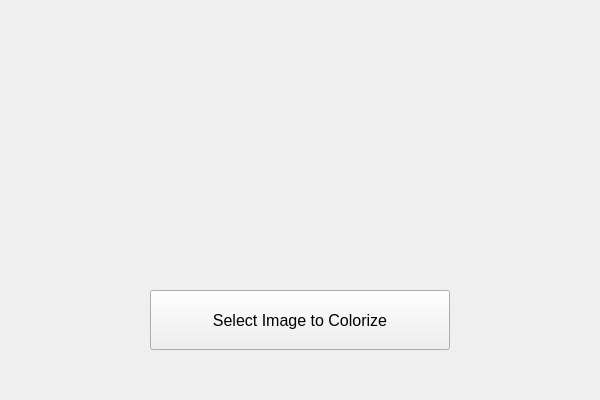
<?xml version="1.0" encoding="UTF-8"?>
<ui version="4.0">
 <class>WelcomeForm</class>
 <widget class="QWidget" name="WelcomeForm">
  <property name="geometry">
   <rect>
    <x>0</x>
    <y>0</y>
    <width>600</width>
    <height>400</height>
   </rect>
  </property>
  <property name="windowTitle">
   <string>Image Colorization - Welcome</string>
  </property>
  <property name="styleSheet">
   <string notr="true"/>
  </property>
  <widget class="QLabel" name="label">
   <property name="geometry">
    <rect>
     <x>0</x>
     <y>0</y>
     <width>601</width>
     <height>251</height>
    </rect>
   </property>
   <property name="styleSheet">
    <string notr="true">image: url(:/Downloads/logo.png);
</string>
   </property>
   <property name="text">
    <string/>
   </property>
  </widget>
  <widget class="QPushButton" name="selectImageButton">
   <property name="geometry">
    <rect>
     <x>150</x>
     <y>290</y>
     <width>300</width>
     <height>60</height>
    </rect>
   </property>
   <property name="minimumSize">
    <size>
     <width>300</width>
     <height>60</height>
    </size>
   </property>
   <property name="font">
    <font>
     <pointsize>12</pointsize>
    </font>
   </property>
   <property name="styleSheet">
    <string notr="true"/>
   </property>
   <property name="text">
    <string>Select Image to Colorize</string>
   </property>
  </widget>
 </widget>
 <resources>
  <include location="resources.qrc"/>
 </resources>
 <connections/>
</ui>
